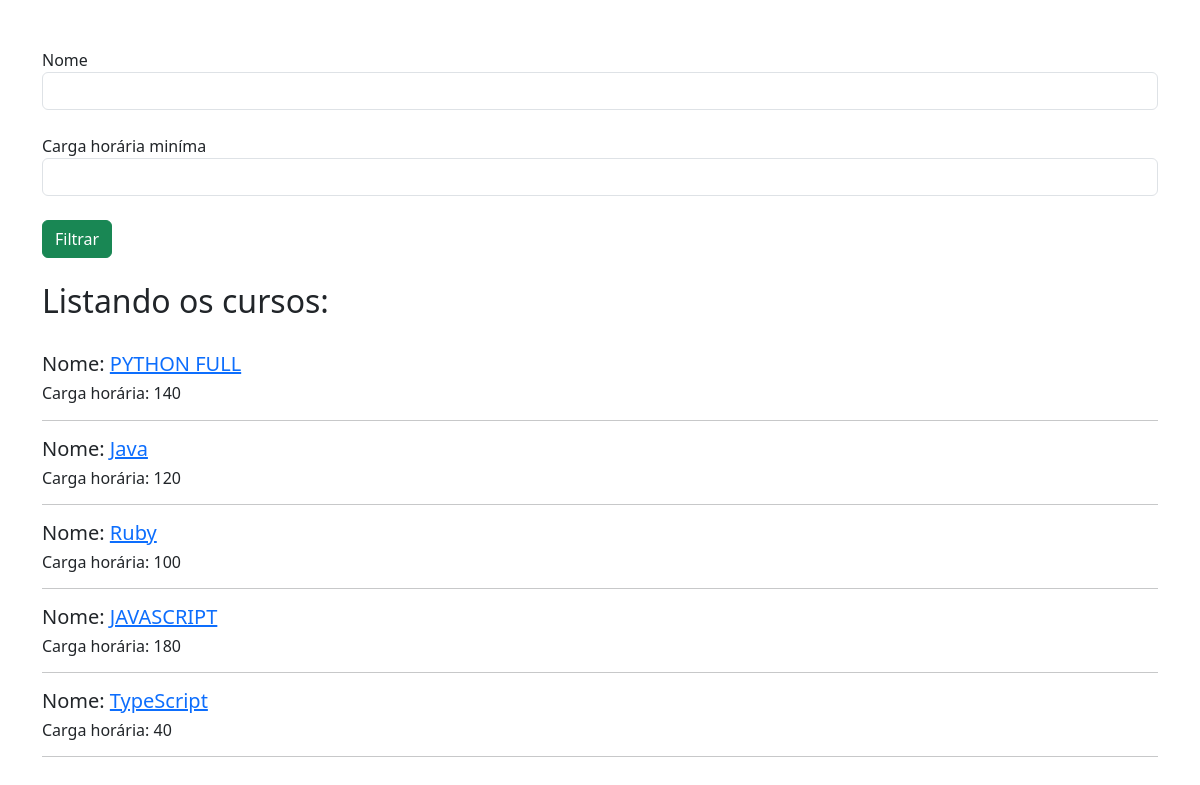
The page /listar_cursos/ on the database as committed earlier.
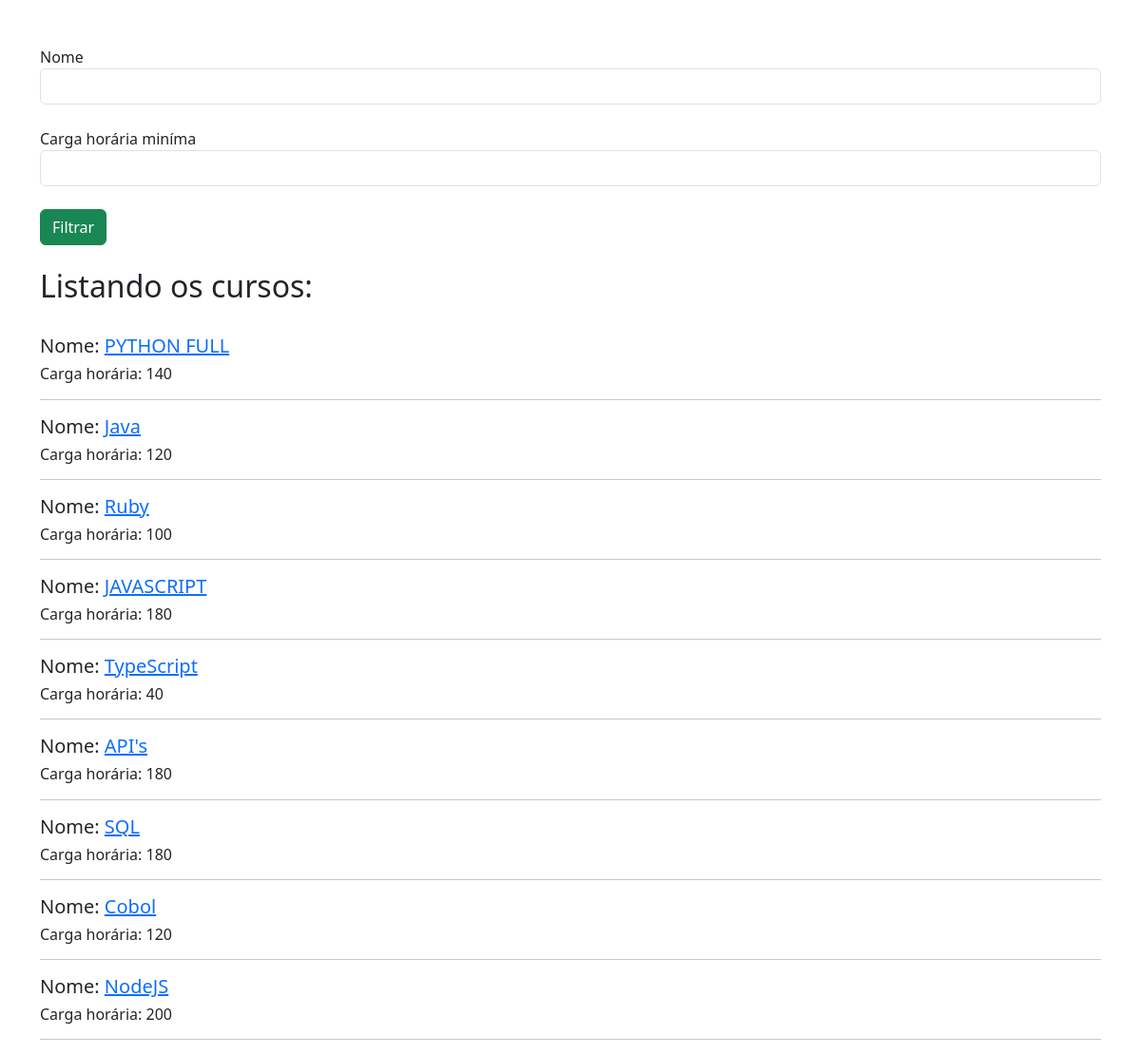
The same page on the database as committed later.
### cursos/models.py (models this page shows, shortened)
class Curso(models.Model):
    nome = models.CharField(max_length=40)
    carga_horaria = models.IntegerField()
    data_criacao = models.DateTimeField()
    ativo = models.BooleanField(default=True)
    imagem = models.ImageField(upload_to='images/')
    descricao = models.TextField(blank=True, null=True)

### cursos/views.py (the view)
# urls.py: path('listar_cursos/', views.listar_cursos, name="listar_cursos"),
def listar_cursos(request):
    nome_filtrar = request.GET.get('nome_filtrar')
    carga_horaria_filtrar = request.GET.get('carga_horaria')
    cursos = Curso.objects.all()
    if nome_filtrar:
        cursos = cursos.filter(nome__contains=nome_filtrar)
    if carga_horaria_filtrar:
        cursos = cursos.filter(carga_horaria__gte=carga_horaria_filtrar)
    return render(request, 'listar_cursos.html', {'cursos': cursos})

### cursos/templates/listar_cursos.html (shortened to what this page needs)
<!doctype html>
<html lang="pt-br">
  <head>
    <link href="https://cdn.jsdelivr.net/npm/bootstrap@5.3.3/dist/css/bootstrap.min.css" rel="stylesheet">
  </head>
  <body>
    <div class="container">
      <br>
      <br>
      <form action="{% url 'listar_cursos' %}" method="GET">
        <label for="">Nome</label>
        <input type="text" name="nome_filtrar" class="form-control">
        <br>
        <label for="">Carga horária miníma</label>
        <input type="number" name="carga_horaria" class="form-control">
        <br>
        <input type="submit" value="Filtrar" class="btn btn-success">
      </form>
      <br>
      <h2>Listando os cursos:</h2>
      <br>
      {% for i in cursos %}
        {% if i.ativo %}
        <h5>Nome: <a href="/ver_curso/{{i.id}}">{{i.nome}}</a></h5>
        <h6>Carga horária: {{i.carga_horaria}}</h6>
        <hr>
        {% endif %}
      {% endfor %}
    </div>
  </body>
</html>

Rows that differ between the two databases and show on the page:
added Curso: nome "API's", carga_horaria "180"
added Curso: nome "SQL", carga_horaria "180"
added Curso: nome "Cobol", carga_horaria "120"
added Curso: nome "NodeJS", carga_horaria "200"
